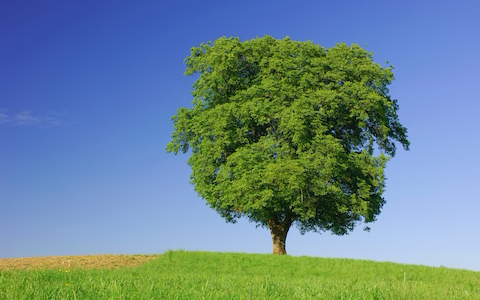
#> input picture lab2-raw/tree.png, 480 x 300 px
$ python opencv_example.py
#> lines starting #> are read from the running program, lines starting #| are printed output that depends on the picture
import cv2
print(cv2.__version__)
import numpy as np

# Read the image
img = cv2.imread('tree.png')
#> img is the input picture: shape (300, 480, 3); mean B, G, R 143.7, 134.7, 105.1

# Display the image
cv2.imshow('image', img)

# Wait for the user to press any key
cv2.waitKey(0)

# Close all windows
cv2.destroyAllWindows()

# Convert the image to grayscale
img = cv2.cvtColor(img, cv2.COLOR_BGR2GRAY)
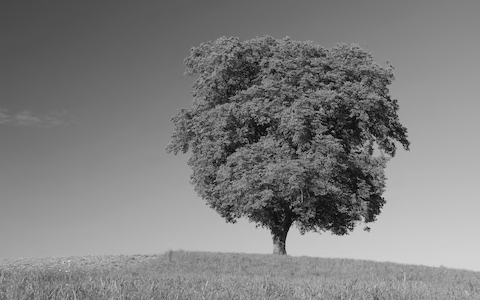
#> img: shape (300, 480); min 1, max 216, mean 126.9

# OR do it with numpy
# img = img[:, :, 0]
# img = np.mean(img, axis=2)

# Display the image in grayscale
cv2.imshow('image', img)
cv2.waitKey(0)
